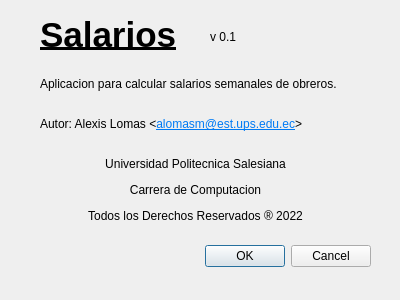
<?xml version="1.0" encoding="UTF-8"?>
<ui version="4.0">
 <class>Acerca</class>
 <widget class="QDialog" name="Acerca">
  <property name="geometry">
   <rect>
    <x>0</x>
    <y>0</y>
    <width>400</width>
    <height>300</height>
   </rect>
  </property>
  <property name="windowTitle">
   <string>Dialog</string>
  </property>
  <widget class="QDialogButtonBox" name="buttonBox">
   <property name="geometry">
    <rect>
     <x>30</x>
     <y>240</y>
     <width>341</width>
     <height>32</height>
    </rect>
   </property>
   <property name="orientation">
    <enum>Qt::Horizontal</enum>
   </property>
   <property name="standardButtons">
    <set>QDialogButtonBox::Cancel|QDialogButtonBox::Ok</set>
   </property>
  </widget>
  <widget class="QLabel" name="label">
   <property name="geometry">
    <rect>
     <x>40</x>
     <y>0</y>
     <width>161</width>
     <height>71</height>
    </rect>
   </property>
   <property name="text">
    <string>&lt;html&gt;&lt;head/&gt;&lt;body&gt;&lt;p&gt;&lt;span style=&quot; font-size:26pt; font-weight:600; text-decoration: underline;&quot;&gt;Salarios&lt;/span&gt;&lt;/p&gt;&lt;/body&gt;&lt;/html&gt;</string>
   </property>
   <property name="textFormat">
    <enum>Qt::RichText</enum>
   </property>
  </widget>
  <widget class="QLabel" name="outVersion">
   <property name="geometry">
    <rect>
     <x>210</x>
     <y>30</y>
     <width>47</width>
     <height>13</height>
    </rect>
   </property>
   <property name="text">
    <string>v 0.1</string>
   </property>
  </widget>
  <widget class="QLabel" name="label_3">
   <property name="geometry">
    <rect>
     <x>40</x>
     <y>70</y>
     <width>311</width>
     <height>161</height>
    </rect>
   </property>
   <property name="text">
    <string>&lt;html&gt;&lt;head/&gt;&lt;body&gt;&lt;p align=&quot;justify&quot;&gt;Aplicacion para calcular salarios semanales de obreros.&lt;br/&gt;&lt;/p&gt;&lt;p align=&quot;justify&quot;&gt;Autor: Alexis Lomas &amp;lt;&lt;a href=&quot;mailto:alomasm@est.ups.edu.ec&quot;&gt;&lt;span style=&quot; text-decoration: underline; color:#007af4;&quot;&gt;alomasm@est.ups.edu.ec&lt;/span&gt;&lt;/a&gt;&amp;gt;&lt;br/&gt;&lt;/p&gt;&lt;p align=&quot;center&quot;&gt;Universidad Politecnica Salesiana&lt;/p&gt;&lt;p align=&quot;center&quot;&gt;Carrera de Computacion&lt;/p&gt;&lt;p align=&quot;center&quot;&gt;Todos los Derechos Reservados ® 2022&lt;/p&gt;&lt;/body&gt;&lt;/html&gt;</string>
   </property>
   <property name="textFormat">
    <enum>Qt::RichText</enum>
   </property>
  </widget>
 </widget>
 <resources/>
 <connections>
  <connection>
   <sender>buttonBox</sender>
   <signal>accepted()</signal>
   <receiver>Acerca</receiver>
   <slot>accept()</slot>
   <hints>
    <hint type="sourcelabel">
     <x>248</x>
     <y>254</y>
    </hint>
    <hint type="destinationlabel">
     <x>157</x>
     <y>274</y>
    </hint>
   </hints>
  </connection>
  <connection>
   <sender>buttonBox</sender>
   <signal>rejected()</signal>
   <receiver>Acerca</receiver>
   <slot>reject()</slot>
   <hints>
    <hint type="sourcelabel">
     <x>316</x>
     <y>260</y>
    </hint>
    <hint type="destinationlabel">
     <x>286</x>
     <y>274</y>
    </hint>
   </hints>
  </connection>
 </connections>
</ui>
